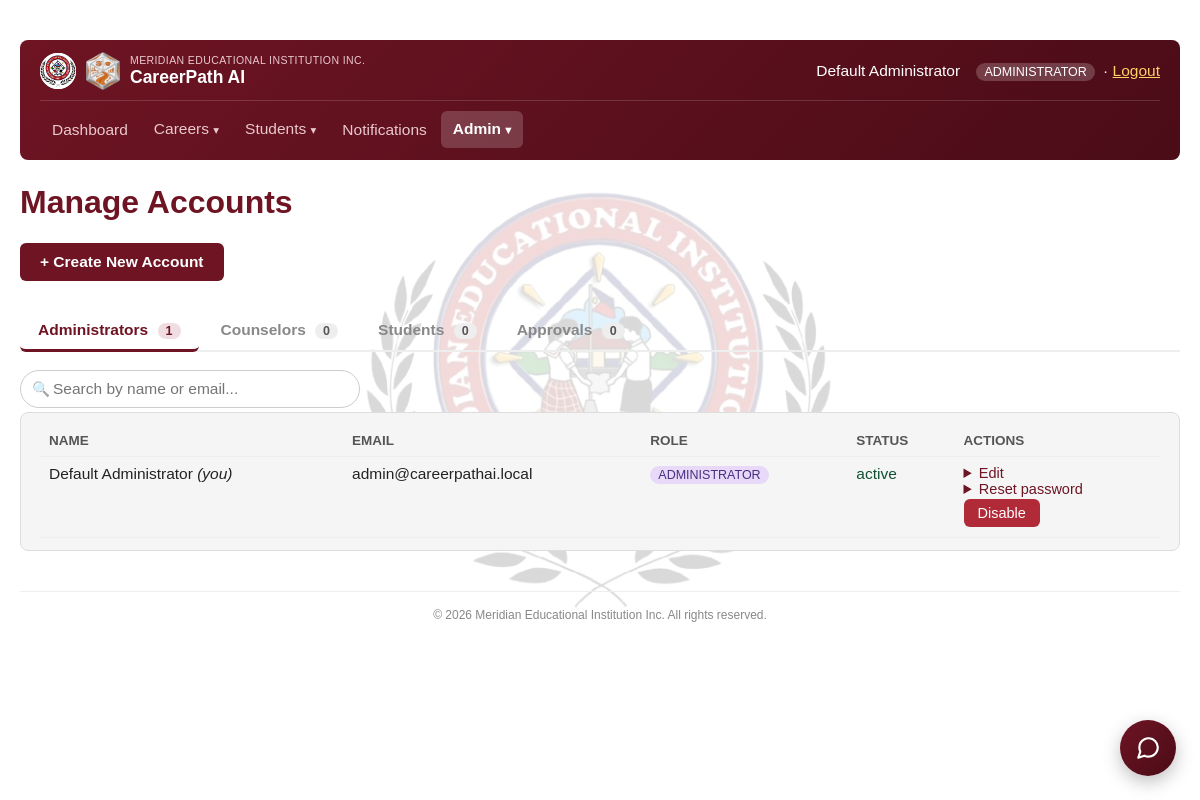
The app's page /php/users.php (signed in) with its own data.
### tables this page shows
CREATE TABLE IF NOT EXISTS users (
    user_id        INT AUTO_INCREMENT PRIMARY KEY,
    name           VARCHAR(150) NOT NULL,
    email          VARCHAR(150) NOT NULL UNIQUE,
    password_hash  VARCHAR(255) NOT NULL,
    role           ENUM('administrator', 'counselor') NOT NULL,
    status         ENUM('active', 'disabled') NOT NULL DEFAULT 'active',
    created_by     INT NULL,
    created_at     TIMESTAMP DEFAULT CURRENT_TIMESTAMP,
    FOREIGN KEY (created_by) REFERENCES users(user_id) ON DELETE SET NULL
);

### php/auth.php (called while the page is built, shortened)
<?php
function current_user(): ?array
{
    return [
        'user_id' => $_SESSION['user_id'],
        'name' => $_SESSION['user_name'],
        'email' => $_SESSION['user_email'],
        'role' => $_SESSION['user_role'],
    ];
}
function require_login(): array
{
    $user = current_user();
    return $user;
}
function require_role(array $allowedRoles): array
{
    $user = require_login();
    return $user;
}

### php/student_approvals_logic.php (called while the page is built, shortened)
<?php
$pending = $pdo->query(
    "SELECT s.student_id, s.name, s.student_number, s.email, s.grade_level, s.age, s.created_at,
            r.name AS roster_name, (r.lrn IS NOT NULL) AS on_list
     FROM students s
     LEFT JOIN lrn_roster r ON r.lrn = s.student_number
     WHERE s.status = 'pending' ORDER BY s.created_at ASC"
)->fetchAll();

### php/users.php (the view, shortened to what this page needs)
<?php
require __DIR__ . '/auth.php';
$currentUser = require_role(['administrator']);
$pdo = get_db();
$message = null;
require __DIR__ . '/student_approvals_logic.php';
$users = $pdo->query("SELECT * FROM users ORDER BY role, name")->fetchAll();
$administrators = array_values(array_filter($users, fn($u) => $u['role'] === 'administrator'));
$counselors = array_values(array_filter($users, fn($u) => $u['role'] === 'counselor'));
$students = $pdo->query(
    "SELECT s.*, COUNT(sp.profile_id) AS submission_count
     FROM students s
     LEFT JOIN student_profiles sp ON sp.student_id = s.student_id
     GROUP BY s.student_id
     ORDER BY s.name"
)->fetchAll();
?>
<!DOCTYPE html>
<html lang="en">
<head>
</head>
<body>
    <img src="assets/img/logo.png" alt="" class="site-watermark">
    <?php require __DIR__ . '/nav.php'; ?>
    <h1>Manage Accounts</h1>
    <details class="create-toggle"<?= $message && $message['type'] === 'error' && isset($_POST['action']) && $_POST['action'] === 'create' ? ' open' : '' ?>>
        <summary>+ Create New Account</summary>
    </details>
    <?php
        function render_staff_row(array $u, array $currentUser, string $tab): void
        {
            $tabAction = 'users.php#' . htmlspecialchars($tab);
    ?>
            <tr data-search="<?= htmlspecialchars(strtolower($u['name'] . ' ' . $u['email'])) ?>">
                <td><?= htmlspecialchars($u['name']) ?><?= $u['user_id'] == $currentUser['user_id'] ? ' <em>(you)</em>' : '' ?></td>
                <td><?= htmlspecialchars($u['email']) ?></td>
                <td><span class="role-tag role-<?= htmlspecialchars($u['role']) ?>"><?= htmlspecialchars($u['role']) ?></span></td>
                <td class="status-<?= htmlspecialchars($u['status']) ?>"><?= htmlspecialchars($u['status']) ?></td>
                <td class="actions-cell">
                    <details>
                        <summary>Edit</summary>
                    </details>
                    <details>
                        <summary>Reset password</summary>
                    </details>
                    <form method="POST" action="<?= $tabAction ?>" class="inline" onsubmit="return confirm('<?= $u['status'] === 'active' ? 'Disable' : 'Re-enable' ?> this account?');">
                        <button type="submit" class="<?= $u['status'] === 'active' ? 'btn-danger' : 'btn-secondary' ?>">
                            <?= $u['status'] === 'active' ? 'Disable' : 'Re-enable' ?>
                        </button>
                    </form>
                </td>
            </tr>
    <?php
        }
    ?>
    <div class="tabs">
        <button type="button" class="tab-btn active" data-tab="admins">Administrators <span class="tab-count"><?= count($administrators) ?></span></button>
        <button type="button" class="tab-btn" data-tab="counselors">Counselors <span class="tab-count"><?= count($counselors) ?></span></button>
        <button type="button" class="tab-btn" data-tab="students">Students <span class="tab-count"><?= count($students) ?></span></button>
        <button type="button" class="tab-btn" data-tab="approvals">Approvals <span class="tab-count"><?= count($pending) ?></span></button>
    </div>
    <div class="search-bar">
        <span class="search-icon">🔍</span>
        <input type="text" id="account-search" placeholder="Search by name or email...">
    </div>
    <div class="tab-panel active" data-tab="admins">
        <div class="table-card">
            <div class="cp-table-scroll"><table>
                <thead>
                <tr>
                    <th>Name</th>
                    <th>Email</th>
                    <th>Role</th>
                    <th>Status</th>
                    <th>Actions</th>
                </tr>
                </thead>
                <tbody>
                <?php foreach ($administrators as $u): render_staff_row($u, $currentUser, 'admins'); endforeach; ?>
                </tbody>
            </table></div>
        </div>
    </div>
<?php require __DIR__ . '/footer.php'; ?>
</body>
</html>

### php/nav.php (shortened to what this page needs)
<?php
$cpNavUnread = staff_unread_count(get_db(), (int) $currentUser['user_id']);
$cpCurrentPage = basename($_SERVER['PHP_SELF'] ?? '');
$cpIsActive = fn(array $pages) => in_array($cpCurrentPage, $pages, true) ? 'cp-active' : '';
?>
<div class="cp-nav">
    <div class="cp-nav-top">
    <a href="dashboard.php" class="cp-nav-brand">
        <img src="assets/img/logo.png" alt="Meridian Educational Institution Inc. logo" class="cp-nav-logo">
        <img src="assets/img/logo-hex.png" alt="CareerPath AI logo" class="cp-nav-logo cp-nav-logo-hex">
        <span class="cp-nav-brand-text">
            <span class="cp-nav-school">Meridian Educational Institution Inc.</span>
            <span class="cp-nav-title">CareerPath AI</span>
        </span>
    </a>
    <div class="cp-nav-user">
        <a href="staff_profile.php" class="cp-nav-user-name <?= $cpIsActive(['staff_profile.php']) ?>"><?= htmlspecialchars($currentUser['name']) ?></a>
        <span class="cp-role-badge"><?= htmlspecialchars($currentUser['role']) ?></span>
        · <a href="logout.php">Logout</a>
    </div>
    </div>
    <div class="cp-nav-links" id="cp-nav-links">
        <a class="cp-nav-item <?= $cpIsActive(['dashboard.php']) ?>" href="dashboard.php">Dashboard</a>
        <div class="cp-dropdown">
            <button type="button" class="cp-nav-item cp-dropdown-toggle <?= $cpIsActive(['careers.php', 'careers_manage.php', 'career_categories.php']) ?>">Careers <span class="cp-caret">▾</span></button>
        </div>
        <div class="cp-dropdown">
            <button type="button" class="cp-nav-item cp-dropdown-toggle <?= $cpIsActive(['students_lookup.php', 'consultations.php', 'audit_log.php']) ?>">Students <span class="cp-caret">▾</span></button>
        </div>
        <a class="cp-nav-item <?= $cpIsActive(['staff_notifications.php']) ?>" href="staff_notifications.php">Notifications<?php if ($cpNavUnread > 0): ?> <span class="cp-badge"><?= $cpNavUnread ?></span><?php endif; ?></a>
        <?php if ($currentUser['role'] === 'administrator'): ?>
            <div class="cp-dropdown">
                <button type="button" class="cp-nav-item cp-dropdown-toggle <?= $cpIsActive(['users.php', 'settings.php', 'backup.php', 'change_history.php']) ?>">Admin <span class="cp-caret">▾</span></button>
            </div>
        <?php endif; ?>
    </div>
</div>

### php/users.php (style rules this page uses)
body { font-family: Arial, sans-serif; max-width: 1280px; margin: 40px auto; padding: 0 20px; color: #222; }
h1 { color: #6e1423; }
table { width: 100%; border-collapse: collapse; margin-top: 12px; font-size: 15.5px; }
th, td { text-align: left; padding: 8px 10px; border-bottom: 1px solid #eee; vertical-align: top; }
th { color: #555; font-size: 13.5px; text-transform: uppercase; }
.role-tag { display: inline-block; padding: 2px 8px; border-radius: 10px; font-size: 12.5px; text-transform: uppercase; }
.role-administrator { background: #e7d9f7; color: #4b2e83; }
.status-active { color: #0f5132; }
form.inline { display: inline; }
input[type=text], input[type=email], input[type=password], select { padding: 6px 8px; border: 1px solid #ccc; border-radius: 4px; font-family: inherit; }
button { padding: 6px 14px; border: none; border-radius: 6px; font-size: 14.5px; cursor: pointer; transition: transform 0.12s ease, box-shadow 0.12s ease, background-color 0.15s ease; }
.btn-danger { background: #b02a37; color: #fff; }
.actions-cell button { margin: 2px 2px 2px 0; transition: transform 0.12s ease, box-shadow 0.12s ease, background-color 0.15s ease; }
details summary { cursor: pointer; color: #6e1423; font-size: 14.5px; }
.site-watermark { position: fixed; top: 50%; left: 50%; transform: translate(-50%, -50%); width: 480px; max-width: 60vw; opacity: 0.15; z-index: -1; pointer-events: none; user-select: none; }
.create-toggle { margin-top: 18px; }
.create-toggle > summary { list-style: none; display: inline-flex; align-items: center; gap: 6px; background: #6e1423; color: #fff; padding: 10px 20px; border-radius: 6px; font-size: 15.5px; font-weight: bold; cursor: pointer; }
.tabs { display: flex; gap: 4px; margin-top: 30px; border-bottom: 2px solid #eee; flex-wrap: wrap; }
.tab-btn { background: none; border: none; padding: 10px 18px; font-size: 15.5px; font-weight: bold; color: #888; cursor: pointer; border-bottom: 3px solid transparent; margin-bottom: -2px; transition: color 0.15s ease, border-color 0.15s ease; font-family: inherit; }
.tab-btn.active { color: #6e1423; border-bottom-color: #6e1423; }
.tab-count { display: inline-block; background: #eee; color: #555; border-radius: 10px; padding: 1px 8px; font-size: 12.5px; margin-left: 5px; }
.tab-btn.active .tab-count { background: #f0dde1; color: #6e1423; }
.tab-panel { display: none; }
.tab-panel.active { display: block; }
.search-bar { position: relative; max-width: 340px; margin: 18px 0 4px; }
.search-bar input { width: 100%; padding: 9px 14px 9px 32px; border: 1px solid #ccc; border-radius: 20px; font-size: 15.5px; box-sizing: border-box; }
.search-icon { position: absolute; left: 12px; top: 50%; transform: translateY(-50%); font-size: 14.5px; opacity: 0.55; pointer-events: none; }
.table-card { background: #f5f5f5; border: 1px solid #ddd; border-radius: 8px; padding: 6px 18px 12px; }
.table-card table { margin-top: 6px; }

### php/footer.php (style rules this page uses)
.cp-table-scroll { overflow-x: auto; -webkit-overflow-scrolling: touch; }

### records on screen
users: name "Default Administrator", role "ADMINISTRATOR", role "1", role "0", shows "(you)", email "admin@careerpathai.local", status "active", shows "Disable"

### other values on screen
count($students) "0"
count($pending) "0"
